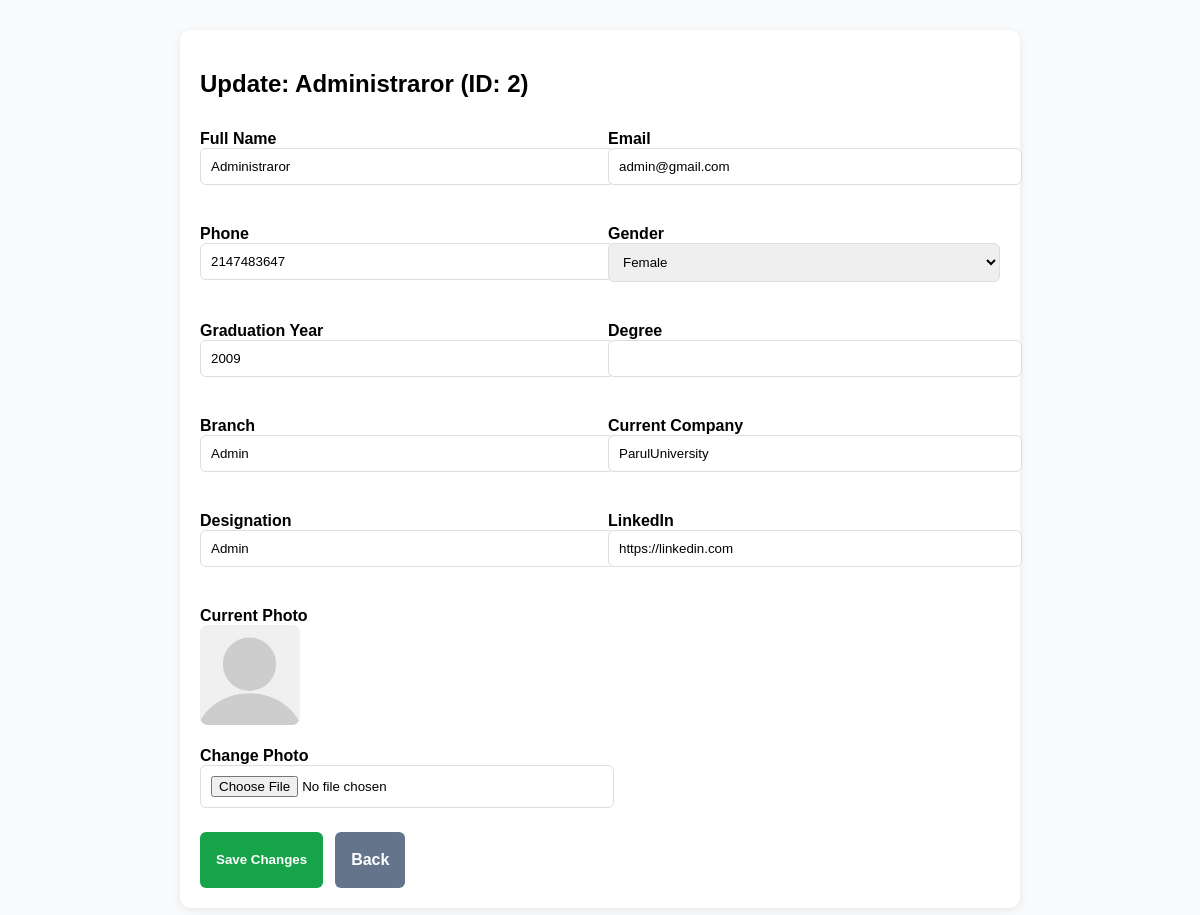
The app's page /admin/updateUser.php?id=2 with its own data.
### tables this page shows
CREATE TABLE `registration` (
  `id` int(12) NOT NULL,
  `fname` varchar(50) NOT NULL,
  `email` varchar(50) NOT NULL,
  `phoneNumber` varchar(20) NOT NULL,
  `gender` varchar(10) NOT NULL,
  `graduationYear` int(11) NOT NULL,
  `degree` varchar(20) NOT NULL,
  `branch` varchar(20) NOT NULL,
  `currentCompany` varchar(20) NOT NULL,
  `designation` varchar(20) NOT NULL,
  `linkedIn` varchar(500) NOT NULL,
  `password` varchar(20) NOT NULL,
  `img` varchar(100) NOT NULL
);

### admin/updateUser.php (the view, shortened to what this page needs)
<?php
require_once 'connect.php';
if ($_SERVER['REQUEST_METHOD'] === 'GET') {
    $id = isset($_GET['id']) ? (int)$_GET['id'] : 0;
    $stmt = $conn->prepare("SELECT id, img, fname, email, phoneNumber, gender, graduationYear, degree, branch, currentCompany, designation, linkedIn
                            FROM registration WHERE id = ?");
    $stmt->bind_param("i", $id);
    $stmt->execute();
    $res = $stmt->get_result();
    $row = $res->fetch_assoc();
?>
<!DOCTYPE html>
<html lang="en">
<head>
</head>
<body>
  <div class="wrap">
    <h2>Update: <?= htmlspecialchars($row['fname']) ?> (ID: <?= htmlspecialchars($row['id']) ?>)</h2>
    <form action="updateUser.php" method="POST" enctype="multipart/form-data">
      <div class="grid">
        <div class="row">
          <label>Full Name</label>
          <input type="text" name="fname" value="<?= htmlspecialchars($row['fname']) ?>" required pattern="[A-Za-z ]+">
        </div>
        <div class="row">
          <label>Email</label>
          <input type="email" name="email" value="<?= htmlspecialchars($row['email']) ?>" required>
        </div>
        <div class="row">
          <label>Phone</label>
          <input type="text" name="phoneNumber" value="<?= htmlspecialchars($row['phoneNumber']) ?>" required>
        </div>
        <div class="row">
          <label>Gender</label>
          <select name="gender">
            <option value="Female" <?= $row['gender'] === 'Female' ? 'selected' : '' ?>>Female</option>
          </select>
        </div>
        <div class="row">
          <label>Graduation Year</label>
          <input type="number" name="graduationYear" value="<?= htmlspecialchars($row['graduationYear']) ?>" min="1900" max="2100">
        </div>
        <div class="row">
          <label>Degree</label>
          <input type="text" name="degree" value="<?= htmlspecialchars($row['degree']) ?>">
        </div>
        <div class="row">
          <label>Branch</label>
          <input type="text" name="branch" value="<?= htmlspecialchars($row['branch']) ?>">
        </div>
        <div class="row">
          <label>Current Company</label>
          <input type="text" name="currentCompany" value="<?= htmlspecialchars($row['currentCompany']) ?>">
        </div>
        <div class="row">
          <label>Designation</label>
          <input type="text" name="designation" value="<?= htmlspecialchars($row['designation']) ?>">
        </div>
        <div class="row">
          <label>LinkedIn</label>
          <input type="text" name="linkedIn" value="<?= htmlspecialchars($row['linkedIn']) ?>">
        </div>
        <div class="row">
          <label>Current Photo</label><br>
          <?php
            $imgVal = $row['img'];
            $src = (strpos($imgVal, 'uploaded_img/') === 0) ? $imgVal : ('uploaded_img/' . $imgVal);
          ?>
          <img src="<?= htmlspecialchars($src) ?>" alt="photo"><br><br>
          <label>Change Photo</label>
          <input type="file" name="img" accept="image/*">
        </div>
      </div>
      <div class="actions">
        <button type="submit" class="btn save">Save Changes</button>
        <a class="btn back" href="allUsers.php">Back</a>
      </div>
    </form>
  </div>
</body>
</html>
<?php
    exit;
}
?>

### admin/updateUser.php (style rules this page uses)
body { font-family:Arial, sans-serif; background:#f8fafc }
.wrap { max-width:800px; margin:30px auto; background:#fff; padding:20px; border-radius:10px; box-shadow:0 2px 10px rgba(0,0,0,.08) }
.grid { display:grid; grid-template-columns:1fr 1fr; gap:16px }
label { font-weight:600 }
input,select { width:100%; padding:10px; border:1px solid #ddd; border-radius:6px }
.row { margin:12px 0 }
.actions { display:flex; gap:12px; margin-top:12px }
.btn { padding:10px 16px; border:0; border-radius:6px; cursor:pointer; color:#fff; font-weight:600 }
.save { background:#16a34a }
.back { background:#64748b; text-decoration:none; display:inline-block; line-height:36px; color:#fff }
img { max-width:100px; border-radius:8px }

### records on screen
registration: fname "Administraror", id "2", email "admin@gmail.com", phoneNumber "2147483647", gender "Female", graduationYear "2009", branch "Admin", currentCompany "ParulUniversity", designation "Admin", linkedIn "https://linkedin.com", img (placeholder picture)
